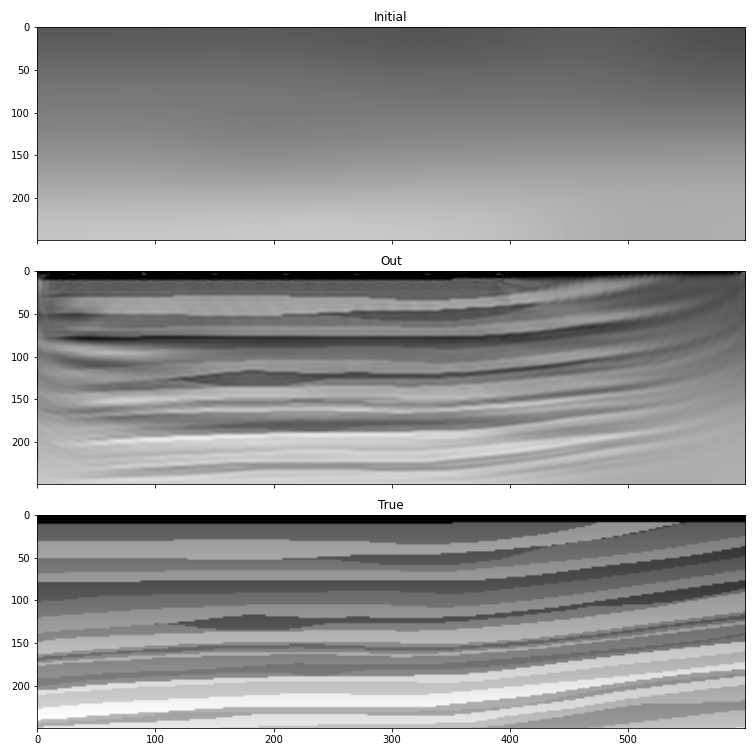

The script that drew this image:
import torch
from torchaudio.functional import lowpass_biquad
from scipy.ndimage import gaussian_filter
import matplotlib.pyplot as plt
import deepwave
from deepwave import scalar

device = torch.device('cuda')
ny = 2301
nx = 751
dx = 4.0
v_true = torch.from_file('marmousi_vp.bin',
                         size=ny*nx).reshape(ny, nx)

# Select portion of model for inversion
ny = 600
nx = 250
v_true = v_true[:ny, :nx]

# Smooth to use as starting model
v_init = torch.tensor(1/gaussian_filter(1/v_true.numpy(), 40))

n_shots = 115

n_sources_per_shot = 1
d_source = 20  # 20 * 4m = 80m
first_source = 10  # 10 * 4m = 40m
source_depth = 2  # 2 * 4m = 8m

n_receivers_per_shot = 384
d_receiver = 6  # 6 * 4m = 24m
first_receiver = 0  # 0 * 4m = 0m
receiver_depth = 2  # 2 * 4m = 8m

freq = 25
nt = 750
dt = 0.004
peak_time = 1.5 / freq

observed_data = (
    torch.from_file('marmousi_data.bin',
                    size=n_shots*n_receivers_per_shot*nt)
    .reshape(n_shots, n_receivers_per_shot, nt)
)

# Select portion of data for inversion
n_shots = 20
n_receivers_per_shot = 100
nt = 300
observed_data = observed_data[:n_shots, :n_receivers_per_shot, :nt].to(device)

# source_locations
source_locations = torch.zeros(n_shots, n_sources_per_shot, 2,
                               dtype=torch.long, device=device)
source_locations[..., 1] = source_depth
source_locations[:, 0, 0] = torch.arange(n_shots) * d_source + first_source

# receiver_locations
receiver_locations = torch.zeros(n_shots, n_receivers_per_shot, 2,
                                 dtype=torch.long, device=device)
receiver_locations[..., 1] = receiver_depth
receiver_locations[:, :, 0] = (
    (torch.arange(n_receivers_per_shot) * d_receiver + first_receiver)
    .repeat(n_shots, 1)
)

# source_amplitudes
source_amplitudes = (
    (deepwave.wavelets.ricker(freq, nt, dt, peak_time))
    .repeat(n_shots, n_sources_per_shot, 1).to(device)
)


# Generate a velocity model constrained to be within a desired range
class Model(torch.nn.Module):
    def __init__(self, initial, min_vel, max_vel):
        super().__init__()
        self.min_vel = min_vel
        self.max_vel = max_vel
        self.model = torch.nn.Parameter(torch.logit((initial - min_vel) /
                                                    (max_vel - min_vel)))

    def forward(self):
        return (torch.sigmoid(self.model) * (self.max_vel - self.min_vel) +
                self.min_vel)


model = Model(v_init, 1000, 2500).to(device)

# Setup optimiser to perform inversion
loss_fn = torch.nn.MSELoss()

# Run optimisation/inversion
n_epochs = 2

for cutoff_freq in [4, 8, 16, 32]:
    observed_data_filt = lowpass_biquad(observed_data, 1/dt, cutoff_freq)
    optimiser = torch.optim.LBFGS(model.parameters())
    for epoch in range(n_epochs):
        def closure():
            optimiser.zero_grad()
            v = model()
            out = scalar(
                v, dx, dt,
                source_amplitudes=source_amplitudes,
                source_locations=source_locations,
                receiver_locations=receiver_locations,
                max_vel=2500,
                pml_freq=freq,
            )
            out_filt = lowpass_biquad(out[-1], 1/dt, cutoff_freq)
            loss = 1e6*loss_fn(out_filt, observed_data_filt)
            loss.backward()
            return loss

        optimiser.step(closure)

# Plot
v = model()
vmin = v_true.min()
vmax = v_true.max()
_, ax = plt.subplots(3, figsize=(10.5, 10.5), sharex=True, sharey=True)
ax[0].imshow(v_init.cpu().T, aspect='auto', cmap='gray',
             vmin=vmin, vmax=vmax)
ax[0].set_title("Initial")
ax[1].imshow(v.detach().cpu().T, aspect='auto', cmap='gray',
             vmin=vmin, vmax=vmax)
ax[1].set_title("Out")
ax[2].imshow(v_true.cpu().T, aspect='auto', cmap='gray',
             vmin=vmin, vmax=vmax)
ax[2].set_title("True")
plt.tight_layout()

v.detach().cpu().numpy().tofile('marmousi_v_inv.bin')
